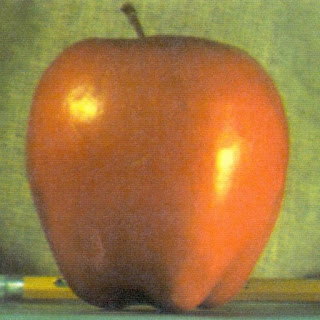
#> input picture data/apple.jpg, 320 x 320 px
$ python 21.image_blending.py
#> lines starting #> are read from the running program, lines starting #| are printed output that depends on the picture

import cv2

import numpy as np

#image blending means to combine two images into one image.

apple = cv2.imread('data/apple.jpg')
#> apple is the input picture: shape (320, 320, 3); mean B, G, R 64.9, 119.7, 159.1

orange = cv2.imread('data/orange.jpg')
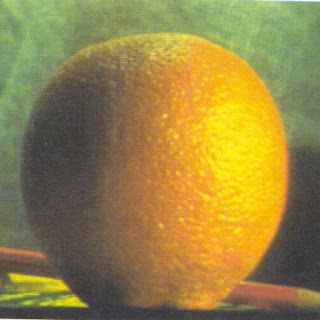
#> input picture data/orange.jpg, 320 x 320 px
#> orange is the input picture: shape (320, 320, 3); mean B, G, R 69.3, 131.9, 150.2

apple = cv2.resize(apple, (512, 512)) # to make the images same size and make it bigger to see the result clearly
#> apple: shape (512, 512, 3)
orange = cv2.resize(orange, (512, 512))
#> orange: shape (512, 512, 3)

print(apple.shape)
#| (512, 512, 3)

print(orange.shape)
#| (512, 512, 3)

apple_orange = np.hstack((apple[:, :265], orange[:, 265:]))
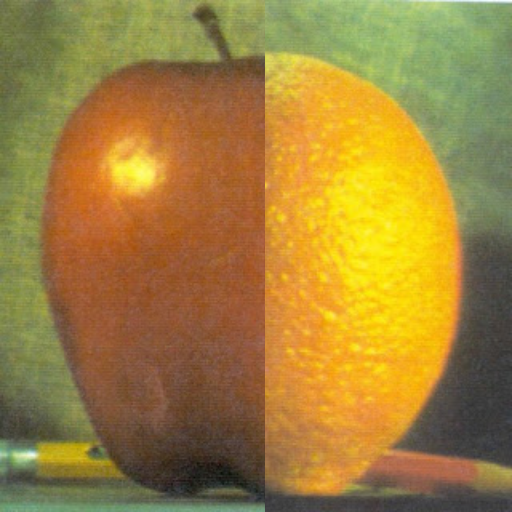
#> apple_orange: shape (512, 512, 3); mean B, G, R 60.4, 129.5, 159.8


# generate Gaussian pyramid for apple

apple_copy = apple.copy()

gp_apple = [apple_copy]

for i in range(6):

    apple_copy = cv2.pyrDown(apple_copy)

    gp_apple.append(apple_copy)
#> this loop made 6 passes
#> pass 3, `apple_copy = cv2.pyrDown(apple_copy)`:
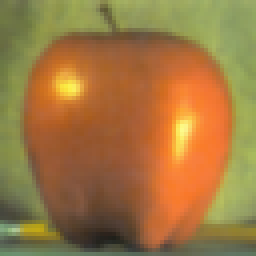
#> apple_copy: shape (64, 64, 3) (shown 4 times larger); mean B, G, R 64.5, 119.4, 159
#> after the loop, gp_apple = 7 items


# generate Gaussian pyramid for orange

orange_copy = orange.copy()

gp_orange = [orange_copy]

for i in range(6):

    orange_copy = cv2.pyrDown(orange_copy)

    gp_orange.append(orange_copy)
#> this loop made 6 passes
#> pass 3, `orange_copy = cv2.pyrDown(orange_copy)`:
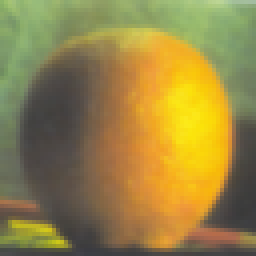
#> orange_copy: shape (64, 64, 3) (shown 4 times larger); mean B, G, R 69.5, 132.7, 150.8
#> after the loop, gp_orange = 7 items


# generate Laplacian Pyramid for apple

apple_copy = gp_apple[5]

lp_apple = [apple_copy]

for i in range(5, 0, -1):

    gaussian_expanded = cv2.pyrUp(gp_apple[i])

    laplacian = cv2.subtract(gp_apple[i-1], gaussian_expanded)

    lp_apple.append(laplacian)
#> after the loop, lp_apple = 6 items


# generate Laplacian Pyramid for orange

orange_copy = gp_orange[5]

lp_orange = [orange_copy]

for i in range(5, 0, -1):

    gaussian_expanded = cv2.pyrUp(gp_orange[i])

    laplacian = cv2.subtract(gp_orange[i-1], gaussian_expanded)

    lp_orange.append(laplacian)
#> this loop made 5 passes
#> pass 2, `gaussian_expanded = cv2.pyrUp(gp_orange[i])`:
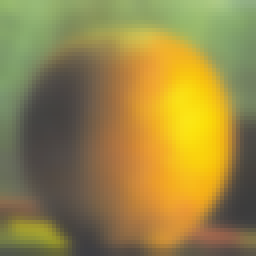
#> gaussian_expanded: shape (64, 64, 3) (shown 4 times larger); mean of channels 0, 1, 2 69.5, 132.9, 151; drawn as B, G, R
#> after the loop, lp_orange = 6 items


# Now add left and right halves of images in each level

apple_orange_pyramid = []

n = 0

for apple_lap, orange_lap in zip(lp_apple, lp_orange):

    n += 1

    cols, rows, ch = apple_lap.shape

    laplacian = np.hstack((apple_lap[:, 0:int(cols/2)], orange_lap[:, int(cols/2):]))

    apple_orange_pyramid.append(laplacian)
#> this loop made 6 passes
#> (cols, rows) on passes 1 to 6: (16, 16), (32, 32), (64, 64), (128, 128), (256, 256), (512, 512)
#> pass 3, `laplacian = np.hstack((apple_lap[:, 0:int(cols/2)], orange_lap[:, int(..`:
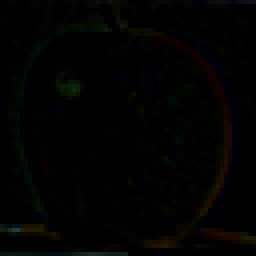
#> laplacian: shape (64, 64, 3) (shown 4 times larger); mean of channels 0, 1, 2 1.6, 2.2, 2.3; drawn as B, G, R
#> after the loop, apple_orange_pyramid = 6 items; n = 6

# now reconstruct

apple_orange_reconstruct = apple_orange_pyramid[0]
# cv2.imshow("img 0",apple_orange_reconstruct)

for i in range(1, 6):

    apple_orange_reconstruct = cv2.pyrUp(apple_orange_reconstruct)

    apple_orange_reconstruct = cv2.add(apple_orange_pyramid[i], apple_orange_reconstruct)  #if we see the result without add we will see the image is not clear and not blended
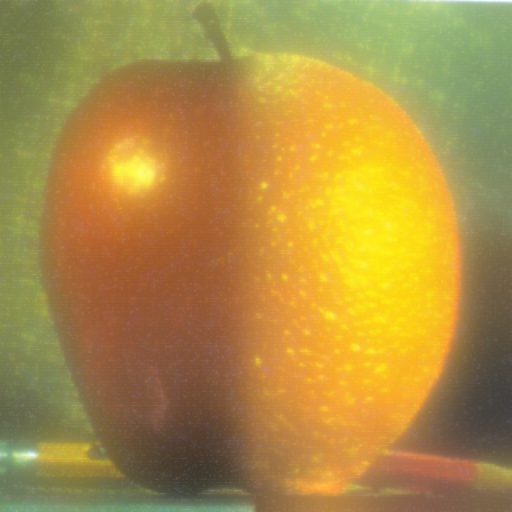
#> apple_orange_reconstruct: shape (512, 512, 3); mean of channels 0, 1, 2 68.3, 141.1, 172.4; drawn as B, G, R
    #so we need to add the image with the apple_orange_pyramid that's contain the laplacian the halves of two images  to make it clear and blended


cv2.imshow("apple", apple)

cv2.imshow("orange", orange)

cv2.imshow("apple_orange", apple_orange)

cv2.imshow("apple_orange_reconstruct", apple_orange_reconstruct)

cv2.waitKey(0)

cv2.destroyAllWindows()#close window
